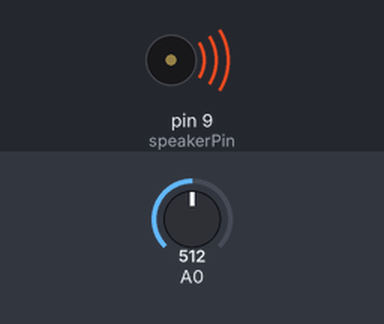
Bench run of a sketch on a simulated Arduino Uno, built with avr-gcc and run on an emulated ATmega328P. Shown: buzzer (waves = sounding). The test bench sets the inputs (shaded band); at power-on: A0 = 512.

Above: at 1.2 s.
1.3 s: A0 set to 917
2.8 s: A0 set to 953
At 3.1 s:
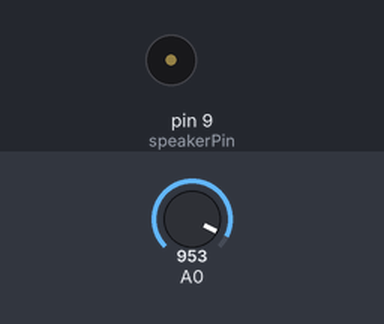
4.3 s: A0 set to 900
At 5.4 s:
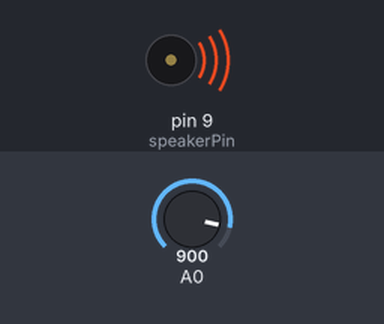
5.8 s: A0 set to 1023
At 6.6 s:
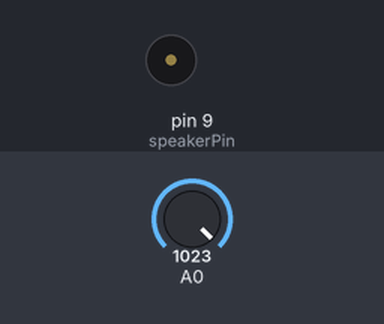
Timing chart, 0 to 8.3 s (numbered marks = the images above; inputs shaded):
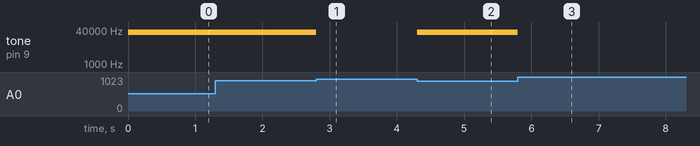

Measured:
- the behaviour switches between 934 and 935 on A0 (found by bisection; images 0 and 1)
- after the input at 1.3 s, every drawn part: stays the same
- after the input at 2.8 s, tone on pin 9 (speakerPin): 31373 Hz → silent at once
- after the input at 4.3 s, tone on pin 9 (speakerPin): silent → 31373 Hz at once
- after the input at 5.8 s, tone on pin 9 (speakerPin): 31373 Hz → silent at once

The sketch:

output.ino
```cpp
int speakerPin = 9;
int input, output;
float trans = 1.1/1024*255;

void setup() {
  pinMode(speakerPin, OUTPUT);
  Serial.begin(9600);
  analogReference(INTERNAL);
  TCCR1B = 0x01;
}

void loop() {
  input = analogRead(A0);
  output = input*trans;
  analogWrite(speakerPin, output);
}
```
